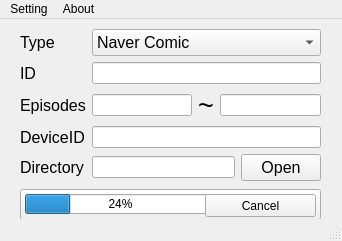
<?xml version="1.0" encoding="UTF-8"?>
<ui version="4.0">
 <class>MainWindow</class>
 <widget class="QMainWindow" name="MainWindow">
  <property name="geometry">
   <rect>
    <x>0</x>
    <y>0</y>
    <width>342</width>
    <height>241</height>
   </rect>
  </property>
  <property name="windowTitle">
   <string>Jcop Webtoon Downloader</string>
  </property>
  <widget class="QWidget" name="centralwidget">
   <widget class="QWidget" name="formLayoutWidget">
    <property name="geometry">
     <rect>
      <x>20</x>
      <y>10</y>
      <width>301</width>
      <height>152</height>
     </rect>
    </property>
    <layout class="QFormLayout" name="formLayout_2">
     <item row="0" column="0">
      <widget class="QLabel" name="label">
       <property name="font">
        <font>
         <family>Arial</family>
         <pointsize>12</pointsize>
        </font>
       </property>
       <property name="text">
        <string>Type</string>
       </property>
      </widget>
     </item>
     <item row="0" column="1">
      <widget class="QComboBox" name="comboBox_webtoon_type">
       <property name="font">
        <font>
         <family>Arial</family>
         <pointsize>12</pointsize>
        </font>
       </property>
       <item>
        <property name="text">
         <string>Naver Comic</string>
        </property>
       </item>
       <item>
        <property name="text">
         <string>Kakao Page</string>
        </property>
       </item>
       <item>
        <property name="text">
         <string>Daum Webtoon</string>
        </property>
       </item>
       <item>
        <property name="text">
         <string>Lezhin Comics</string>
        </property>
       </item>
      </widget>
     </item>
     <item row="1" column="0">
      <widget class="QLabel" name="label_2">
       <property name="font">
        <font>
         <family>Arial</family>
         <pointsize>12</pointsize>
        </font>
       </property>
       <property name="text">
        <string>ID</string>
       </property>
      </widget>
     </item>
     <item row="2" column="0">
      <widget class="QLabel" name="label_4">
       <property name="font">
        <font>
         <family>Arial</family>
         <pointsize>12</pointsize>
        </font>
       </property>
       <property name="text">
        <string>Episodes</string>
       </property>
      </widget>
     </item>
     <item row="2" column="1">
      <layout class="QHBoxLayout" name="horizontalLayout">
       <item>
        <widget class="QLineEdit" name="lineEdit_start"/>
       </item>
       <item>
        <widget class="QLabel" name="label_5">
         <property name="font">
          <font>
           <family>Arial</family>
           <pointsize>20</pointsize>
          </font>
         </property>
         <property name="text">
          <string>~</string>
         </property>
        </widget>
       </item>
       <item>
        <widget class="QLineEdit" name="lineEdit_end"/>
       </item>
      </layout>
     </item>
     <item row="3" column="0">
      <widget class="QLabel" name="label_3">
       <property name="font">
        <font>
         <family>Arial</family>
         <pointsize>12</pointsize>
        </font>
       </property>
       <property name="text">
        <string>DeviceID</string>
       </property>
      </widget>
     </item>
     <item row="3" column="1">
      <widget class="QLineEdit" name="lineEdit_deviceid"/>
     </item>
     <item row="4" column="0">
      <widget class="QLabel" name="label_6">
       <property name="font">
        <font>
         <family>Arial</family>
         <pointsize>12</pointsize>
        </font>
       </property>
       <property name="text">
        <string>Directory</string>
       </property>
      </widget>
     </item>
     <item row="4" column="1">
      <layout class="QHBoxLayout" name="horizontalLayout_2">
       <item>
        <widget class="QLineEdit" name="lineEdit_directory">
         <property name="frame">
          <bool>true</bool>
         </property>
        </widget>
       </item>
       <item>
        <widget class="QPushButton" name="pushButton_open">
         <property name="font">
          <font>
           <family>Arial</family>
           <pointsize>12</pointsize>
          </font>
         </property>
         <property name="text">
          <string>Open</string>
         </property>
        </widget>
       </item>
      </layout>
     </item>
     <item row="1" column="1">
      <widget class="QLineEdit" name="lineEdit_id"/>
     </item>
    </layout>
   </widget>
   <widget class="QPushButton" name="pushButton_download">
    <property name="enabled">
     <bool>true</bool>
    </property>
    <property name="geometry">
     <rect>
      <x>20</x>
      <y>170</y>
      <width>301</width>
      <height>31</height>
     </rect>
    </property>
    <property name="font">
     <font>
      <family>Arial</family>
      <pointsize>12</pointsize>
     </font>
    </property>
    <property name="cursor">
     <cursorShape>ArrowCursor</cursorShape>
    </property>
    <property name="mouseTracking">
     <bool>false</bool>
    </property>
    <property name="text">
     <string>Download</string>
    </property>
   </widget>
   <widget class="QProgressBar" name="progressBar">
    <property name="geometry">
     <rect>
      <x>25</x>
      <y>175</y>
      <width>191</width>
      <height>20</height>
     </rect>
    </property>
    <property name="cursor">
     <cursorShape>WaitCursor</cursorShape>
    </property>
    <property name="value">
     <number>24</number>
    </property>
   </widget>
   <widget class="QPushButton" name="pushButton">
    <property name="geometry">
     <rect>
      <x>205</x>
      <y>175</y>
      <width>111</width>
      <height>23</height>
     </rect>
    </property>
    <property name="text">
     <string>Cancel</string>
    </property>
   </widget>
   <zorder>pushButton_download</zorder>
   <zorder>formLayoutWidget</zorder>
   <zorder>progressBar</zorder>
   <zorder>pushButton</zorder>
  </widget>
  <widget class="QMenuBar" name="menubar">
   <property name="geometry">
    <rect>
     <x>0</x>
     <y>0</y>
     <width>342</width>
     <height>21</height>
    </rect>
   </property>
   <widget class="QMenu" name="menuSetting">
    <property name="title">
     <string>Setting</string>
    </property>
    <addaction name="actionRead_Cookie_Data"/>
   </widget>
   <widget class="QMenu" name="menuVersion">
    <property name="title">
     <string>About</string>
    </property>
    <addaction name="actionVersion"/>
   </widget>
   <addaction name="menuSetting"/>
   <addaction name="menuVersion"/>
  </widget>
  <widget class="QStatusBar" name="statusbar"/>
  <action name="actionRead_Cookie_Data">
   <property name="text">
    <string>Read Cookie Data</string>
   </property>
  </action>
  <action name="actionVersion">
   <property name="text">
    <string>Version</string>
   </property>
  </action>
 </widget>
 <resources/>
 <connections/>
</ui>
